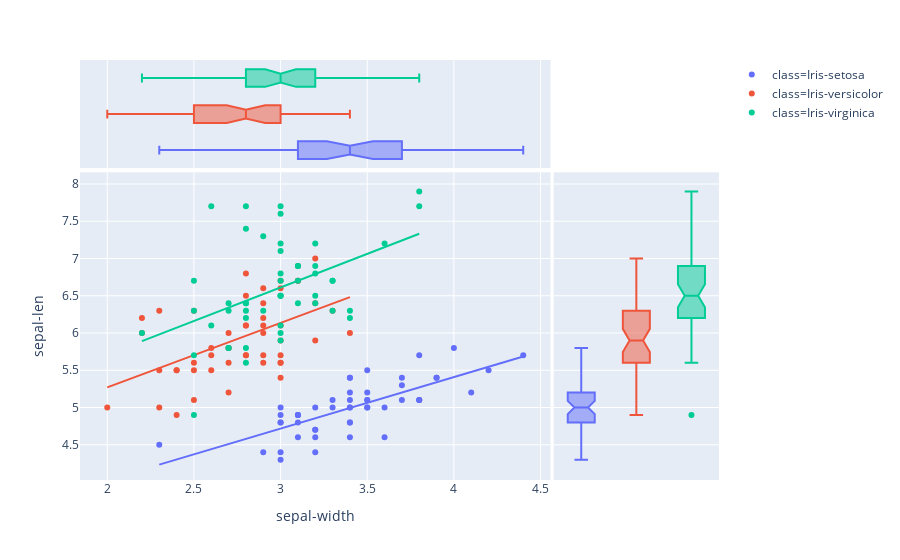

This figure's notebook cell:
### Code cell
fig2 = px.scatter(df, x="sepal-width", y="sepal-len", color="class", marginal_y="box",
           marginal_x="box", trendline="ols")
fig2.show()
plotly.offline.plot(fig2, filename='plot02.html')

### Figure 1 — Plotly figure (JSON) as saved in the notebook; plotly's stock layout.template omitted (floating-point values rounded to 4 significant figures)
{"data": [{"hoverlabel": {"namelength": 0}, "hovertemplate": "class=Iris-setosa<br>sepal-width=%{x}<br>sepal-len=%{y}", "legendgroup": "class=Iris-setosa", "marker": {"color": "#636efa", "symbol": "circle"}, "mode": "markers", "name": "class=Iris-setosa", "showlegend": true, "type": "scatter", "x": [3.5, 3, 3.2, 3.1, 3.6, 3.9, 3.4, 3.4, 2.9, 3.1, 3.7, 3.4, 3, 3, 4, 4.4, 3.9, 3.5, 3.8, 3.8, 3.4, 3.7, 3.6, 3.3, 3.4, 3, 3.4, 3.5, 3.4, 3.2, 3.1, 3.4, 4.1, 4.2, 3.1, 3.2, 3.5, 3.1, 3, 3.4, 3.5, 2.3, 3.2, 3.5, 3.8, 3, 3.8, 3.2, 3.7, 3.3], "xaxis": "x", "y": [5.1, 4.9, 4.7, 4.6, 5, 5.4, 4.6, 5, 4.4, 4.9, 5.4, 4.8, 4.8, 4.3, 5.8, 5.7, 5.4, 5.1, 5.7, 5.1, 5.4, 5.1, 4.6, 5.1, 4.8, 5, 5, 5.2, 5.2, 4.7, 4.8, 5.4, 5.2, 5.5, 4.9, 5, 5.5, 4.9, 4.4, 5.1, 5, 4.5, 4.4, 5, 5.1, 4.8, 5.1, 4.6, 5.3, 5], "yaxis": "y"}, {"alignmentgroup": "True", "hoverlabel": {"namelength": 0}, "hovertemplate": "class=Iris-setosa<br>sepal-width=%{x}", "legendgroup": "class=Iris-setosa", "marker": {"color": "#636efa", "symbol": "circle"}, "name": "class=Iris-setosa", "notched": true, "offsetgroup": "class=Iris-setosa", "showlegend": false, "type": "box", "x": [3.5, 3, 3.2, 3.1, 3.6, 3.9, 3.4, 3.4, 2.9, 3.1, 3.7, 3.4, 3, 3, 4, 4.4, 3.9, 3.5, 3.8, 3.8, 3.4, 3.7, 3.6, 3.3, 3.4, 3, 3.4, 3.5, 3.4, 3.2, 3.1, 3.4, 4.1, 4.2, 3.1, 3.2, 3.5, 3.1, 3, 3.4, 3.5, 2.3, 3.2, 3.5, 3.8, 3, 3.8, 3.2, 3.7, 3.3], "xaxis": "x3", "yaxis": "y3"}, {"alignmentgroup": "True", "hoverlabel": {"namelength": 0}, "hovertemplate": "class=Iris-setosa<br>sepal-len=%{y}", "legendgroup": "class=Iris-setosa", "marker": {"color": "#636efa", "symbol": "circle"}, "name": "class=Iris-setosa", "notched": true, "offsetgroup": "class=Iris-setosa", "showlegend": false, "type": "box", "xaxis": "x2", "y": [5.1, 4.9, 4.7, 4.6, 5, 5.4, 4.6, 5, 4.4, 4.9, 5.4, 4.8, 4.8, 4.3, 5.8, 5.7, 5.4, 5.1, 5.7, 5.1, 5.4, 5.1, 4.6, 5.1, 4.8, 5, 5, 5.2, 5.2, 4.7, 4.8, 5.4, 5.2, 5.5, 4.9, 5, 5.5, 4.9, 4.4, 5.1, 5, 4.5, 4.4, 5, 5.1, 4.8, 5.1, 4.6, 5.3, 5], "yaxis": "y2"}, {"hoverlabel": {"namelength": 0}, "hovertemplate": "<b>OLS trendline</b><br>sepal-len = 0.690854 * sepal-width + 2.644660<br>R<sup>2</sup>=0.557681<br><br>class=Iris-setosa<br>sepal-width=%{x}<br>sepal-len=%{y} <b>(trend)</b>", "legendgroup": "class=Iris-setosa", "marker": {"color": "#636efa", "symbol": "circle"}, "mode": "lines", "name": "class=Iris-setosa", "showlegend": false, "type": "scatter", "x": [2.3, 2.9, 3, 3, 3, 3, 3, 3, 3.1, 3.1, 3.1, 3.1, 3.1, 3.2, 3.2, 3.2, 3.2, 3.2, 3.3, 3.3, 3.4, 3.4, 3.4, 3.4, 3.4, 3.4, 3.4, 3.4, 3.4, 3.5, 3.5, 3.5, 3.5, 3.5, 3.5, 3.6, 3.6, 3.7, 3.7, 3.7, 3.8, 3.8, 3.8, 3.8, 3.9, 3.9, 4, 4.1, 4.2, 4.4], "xaxis": "x", "y": [4.234, 4.648, 4.717, 4.717, 4.717, 4.717, 4.717, 4.717, 4.786, 4.786, 4.786, 4.786, 4.786, 4.855, 4.855, 4.855, 4.855, 4.855, 4.924, 4.924, 4.994, 4.994, 4.994, 4.994, 4.994, 4.994, 4.994, 4.994, 4.994, 5.063, 5.063, 5.063, 5.063, 5.063, 5.063, 5.132, 5.132, 5.201, 5.201, 5.201, 5.27, 5.27, 5.27, 5.27, 5.339, 5.339, 5.408, 5.477, 5.546, 5.684], "yaxis": "y"}, {"hoverlabel": {"namelength": 0}, "hovertemplate": "class=Iris-versicolor<br>sepal-width=%{x}<br>sepal-len=%{y}", "legendgroup": "class=Iris-versicolor", "marker": {"color": "#EF553B", "symbol": "circle"}, "mode": "markers", "name": "class=Iris-versicolor", "showlegend": true, "type": "scatter", "x": [3.2, 3.2, 3.1, 2.3, 2.8, 2.8, 3.3, 2.4, 2.9, 2.7, 2, 3, 2.2, 2.9, 2.9, 3.1, 3, 2.7, 2.2, 2.5, 3.2, 2.8, 2.5, 2.8, 2.9, 3, 2.8, 3, 2.9, 2.6, 2.4, 2.4, 2.7, 2.7, 3, 3.4, 3.1, 2.3, 3, 2.5, 2.6, 3, 2.6, 2.3, 2.7, 3, 2.9, 2.9, 2.5, 2.8], "xaxis": "x", "y": [7, 6.4, 6.9, 5.5, 6.5, 5.7, 6.3, 4.9, 6.6, 5.2, 5, 5.9, 6, 6.1, 5.6, 6.7, 5.6, 5.8, 6.2, 5.6, 5.9, 6.1, 6.3, 6.1, 6.4, 6.6, 6.8, 6.7, 6, 5.7, 5.5, 5.5, 5.8, 6, 5.4, 6, 6.7, 6.3, 5.6, 5.5, 5.5, 6.1, 5.8, 5, 5.6, 5.7, 5.7, 6.2, 5.1, 5.7], "yaxis": "y"}, {"alignmentgroup": "True", "hoverlabel": {"namelength": 0}, "hovertemplate": "class=Iris-versicolor<br>sepal-width=%{x}", "legendgroup": "class=Iris-versicolor", "marker": {"color": "#EF553B", "symbol": "circle"}, "name": "class=Iris-versicolor", "notched": true, "offsetgroup": "class=Iris-versicolor", "showlegend": false, "type": "box", "x": [3.2, 3.2, 3.1, 2.3, 2.8, 2.8, 3.3, 2.4, 2.9, 2.7, 2, 3, 2.2, 2.9, 2.9, 3.1, 3, 2.7, 2.2, 2.5, 3.2, 2.8, 2.5, 2.8, 2.9, 3, 2.8, 3, 2.9, 2.6, 2.4, 2.4, 2.7, 2.7, 3, 3.4, 3.1, 2.3, 3, 2.5, 2.6, 3, 2.6, 2.3, 2.7, 3, 2.9, 2.9, 2.5, 2.8], "xaxis": "x3", "yaxis": "y3"}, {"alignmentgroup": "True", "hoverlabel": {"namelength": 0}, "hovertemplate": "class=Iris-versicolor<br>sepal-len=%{y}", "legendgroup": "class=Iris-versicolor", "marker": {"color": "#EF553B", "symbol": "circle"}, "name": "class=Iris-versicolor", "notched": true, "offsetgroup": "class=Iris-versicolor", "showlegend": false, "type": "box", "xaxis": "x2", "y": [7, 6.4, 6.9, 5.5, 6.5, 5.7, 6.3, 4.9, 6.6, 5.2, 5, 5.9, 6, 6.1, 5.6, 6.7, 5.6, 5.8, 6.2, 5.6, 5.9, 6.1, 6.3, 6.1, 6.4, 6.6, 6.8, 6.7, 6, 5.7, 5.5, 5.5, 5.8, 6, 5.4, 6, 6.7, 6.3, 5.6, 5.5, 5.5, 6.1, 5.8, 5, 5.6, 5.7, 5.7, 6.2, 5.1, 5.7], "yaxis": "y2"}, {"hoverlabel": {"namelength": 0}, "hovertemplate": "<b>OLS trendline</b><br>sepal-len = 0.865078 * sepal-width + 3.539735<br>R<sup>2</sup>=0.276582<br><br>class=Iris-versicolor<br>sepal-width=%{x}<br>sepal-len=%{y} <b>(trend)</b>", "legendgroup": "class=Iris-versicolor", "marker": {"color": "#EF553B", "symbol": "circle"}, "mode": "lines", "name": "class=Iris-versicolor", "showlegend": false, "type": "scatter", "x": [2, 2.2, 2.2, 2.3, 2.3, 2.3, 2.4, 2.4, 2.4, 2.5, 2.5, 2.5, 2.5, 2.6, 2.6, 2.6, 2.7, 2.7, 2.7, 2.7, 2.7, 2.8, 2.8, 2.8, 2.8, 2.8, 2.8, 2.9, 2.9, 2.9, 2.9, 2.9, 2.9, 2.9, 3, 3, 3, 3, 3, 3, 3, 3, 3.1, 3.1, 3.1, 3.2, 3.2, 3.2, 3.3, 3.4], "xaxis": "x", "y": [5.27, 5.443, 5.443, 5.529, 5.529, 5.529, 5.616, 5.616, 5.616, 5.702, 5.702, 5.702, 5.702, 5.789, 5.789, 5.789, 5.875, 5.875, 5.875, 5.875, 5.875, 5.962, 5.962, 5.962, 5.962, 5.962, 5.962, 6.048, 6.048, 6.048, 6.048, 6.048, 6.048, 6.048, 6.135, 6.135, 6.135, 6.135, 6.135, 6.135, 6.135, 6.135, 6.221, 6.221, 6.221, 6.308, 6.308, 6.308, 6.394, 6.481], "yaxis": "y"}, {"hoverlabel": {"namelength": 0}, "hovertemplate": "class=Iris-virginica<br>sepal-width=%{x}<br>sepal-len=%{y}", "legendgroup": "class=Iris-virginica", "marker": {"color": "#00cc96", "symbol": "circle"}, "mode": "markers", "name": "class=Iris-virginica", "showlegend": true, "type": "scatter", "x": [3.3, 2.7, 3, 2.9, 3, 3, 2.5, 2.9, 2.5, 3.6, 3.2, 2.7, 3, 2.5, 2.8, 3.2, 3, 3.8, 2.6, 2.2, 3.2, 2.8, 2.8, 2.7, 3.3, 3.2, 2.8, 3, 2.8, 3, 2.8, 3.8, 2.8, 2.8, 2.6, 3, 3.4, 3.1, 3, 3.1, 3.1, 3.1, 2.7, 3.2, 3.3, 3, 2.5, 3, 3.4, 3], "xaxis": "x", "y": [6.3, 5.8, 7.1, 6.3, 6.5, 7.6, 4.9, 7.3, 6.7, 7.2, 6.5, 6.4, 6.8, 5.7, 5.8, 6.4, 6.5, 7.7, 7.7, 6, 6.9, 5.6, 7.7, 6.3, 6.7, 7.2, 6.2, 6.1, 6.4, 7.2, 7.4, 7.9, 6.4, 6.3, 6.1, 7.7, 6.3, 6.4, 6, 6.9, 6.7, 6.9, 5.8, 6.8, 6.7, 6.7, 6.3, 6.5, 6.2, 5.9], "yaxis": "y"}, {"alignmentgroup": "True", "hoverlabel": {"namelength": 0}, "hovertemplate": "class=Iris-virginica<br>sepal-width=%{x}", "legendgroup": "class=Iris-virginica", "marker": {"color": "#00cc96", "symbol": "circle"}, "name": "class=Iris-virginica", "notched": true, "offsetgroup": "class=Iris-virginica", "showlegend": false, "type": "box", "x": [3.3, 2.7, 3, 2.9, 3, 3, 2.5, 2.9, 2.5, 3.6, 3.2, 2.7, 3, 2.5, 2.8, 3.2, 3, 3.8, 2.6, 2.2, 3.2, 2.8, 2.8, 2.7, 3.3, 3.2, 2.8, 3, 2.8, 3, 2.8, 3.8, 2.8, 2.8, 2.6, 3, 3.4, 3.1, 3, 3.1, 3.1, 3.1, 2.7, 3.2, 3.3, 3, 2.5, 3, 3.4, 3], "xaxis": "x3", "yaxis": "y3"}, {"alignmentgroup": "True", "hoverlabel": {"namelength": 0}, "hovertemplate": "class=Iris-virginica<br>sepal-len=%{y}", "legendgroup": "class=Iris-virginica", "marker": {"color": "#00cc96", "symbol": "circle"}, "name": "class=Iris-virginica", "notched": true, "offsetgroup": "class=Iris-virginica", "showlegend": false, "type": "box", "xaxis": "x2", "y": [6.3, 5.8, 7.1, 6.3, 6.5, 7.6, 4.9, 7.3, 6.7, 7.2, 6.5, 6.4, 6.8, 5.7, 5.8, 6.4, 6.5, 7.7, 7.7, 6, 6.9, 5.6, 7.7, 6.3, 6.7, 7.2, 6.2, 6.1, 6.4, 7.2, 7.4, 7.9, 6.4, 6.3, 6.1, 7.7, 6.3, 6.4, 6, 6.9, 6.7, 6.9, 5.8, 6.8, 6.7, 6.7, 6.3, 6.5, 6.2, 5.9], "yaxis": "y2"}, {"hoverlabel": {"namelength": 0}, "hovertemplate": "<b>OLS trendline</b><br>sepal-len = 0.901534 * sepal-width + 3.906836<br>R<sup>2</sup>=0.209057<br><br>class=Iris-virginica<br>sepal-width=%{x}<br>sepal-len=%{y} <b>(trend)</b>", "legendgroup": "class=Iris-virginica", "marker": {"color": "#00cc96", "symbol": "circle"}, "mode": "lines", "name": "class=Iris-virginica", "showlegend": false, "type": "scatter", "x": [2.2, 2.5, 2.5, 2.5, 2.5, 2.6, 2.6, 2.7, 2.7, 2.7, 2.7, 2.8, 2.8, 2.8, 2.8, 2.8, 2.8, 2.8, 2.8, 2.9, 2.9, 3, 3, 3, 3, 3, 3, 3, 3, 3, 3, 3, 3, 3.1, 3.1, 3.1, 3.1, 3.2, 3.2, 3.2, 3.2, 3.2, 3.3, 3.3, 3.3, 3.4, 3.4, 3.6, 3.8, 3.8], "xaxis": "x", "y": [5.89, 6.161, 6.161, 6.161, 6.161, 6.251, 6.251, 6.341, 6.341, 6.341, 6.341, 6.431, 6.431, 6.431, 6.431, 6.431, 6.431, 6.431, 6.431, 6.521, 6.521, 6.611, 6.611, 6.611, 6.611, 6.611, 6.611, 6.611, 6.611, 6.611, 6.611, 6.611, 6.611, 6.702, 6.702, 6.702, 6.702, 6.792, 6.792, 6.792, 6.792, 6.792, 6.882, 6.882, 6.882, 6.972, 6.972, 7.152, 7.333, 7.333], "yaxis": "y"}], "layout": {"legend": {"tracegroupgap": 0}, "margin": {"t": 60}, "xaxis": {"anchor": "y", "domain": [0, 0.7363], "title": {"text": "sepal-width"}}, "xaxis2": {"anchor": "y2", "domain": [0.7413, 1], "matches": "x2", "showgrid": false, "showline": false, "showticklabels": false, "ticks": ""}, "xaxis3": {"anchor": "y3", "domain": [0, 0.7363], "matches": "x", "showgrid": true, "showticklabels": false}, "xaxis4": {"anchor": "y4", "domain": [0.7413, 1], "matches": "x2", "showgrid": false, "showline": false, "showticklabels": false, "ticks": ""}, "yaxis": {"anchor": "x", "domain": [0, 0.7326], "title": {"text": "sepal-len"}}, "yaxis2": {"anchor": "x2", "domain": [0, 0.7326], "matches": "y", "showgrid": true, "showticklabels": false}, "yaxis3": {"anchor": "x3", "domain": [0.7426, 1], "matches": "y3", "showgrid": false, "showline": false, "showticklabels": false, "ticks": ""}, "yaxis4": {"anchor": "x4", "domain": [0.7426, 1], "matches": "y3", "showgrid": true, "showline": false, "showticklabels": false, "ticks": ""}}}
